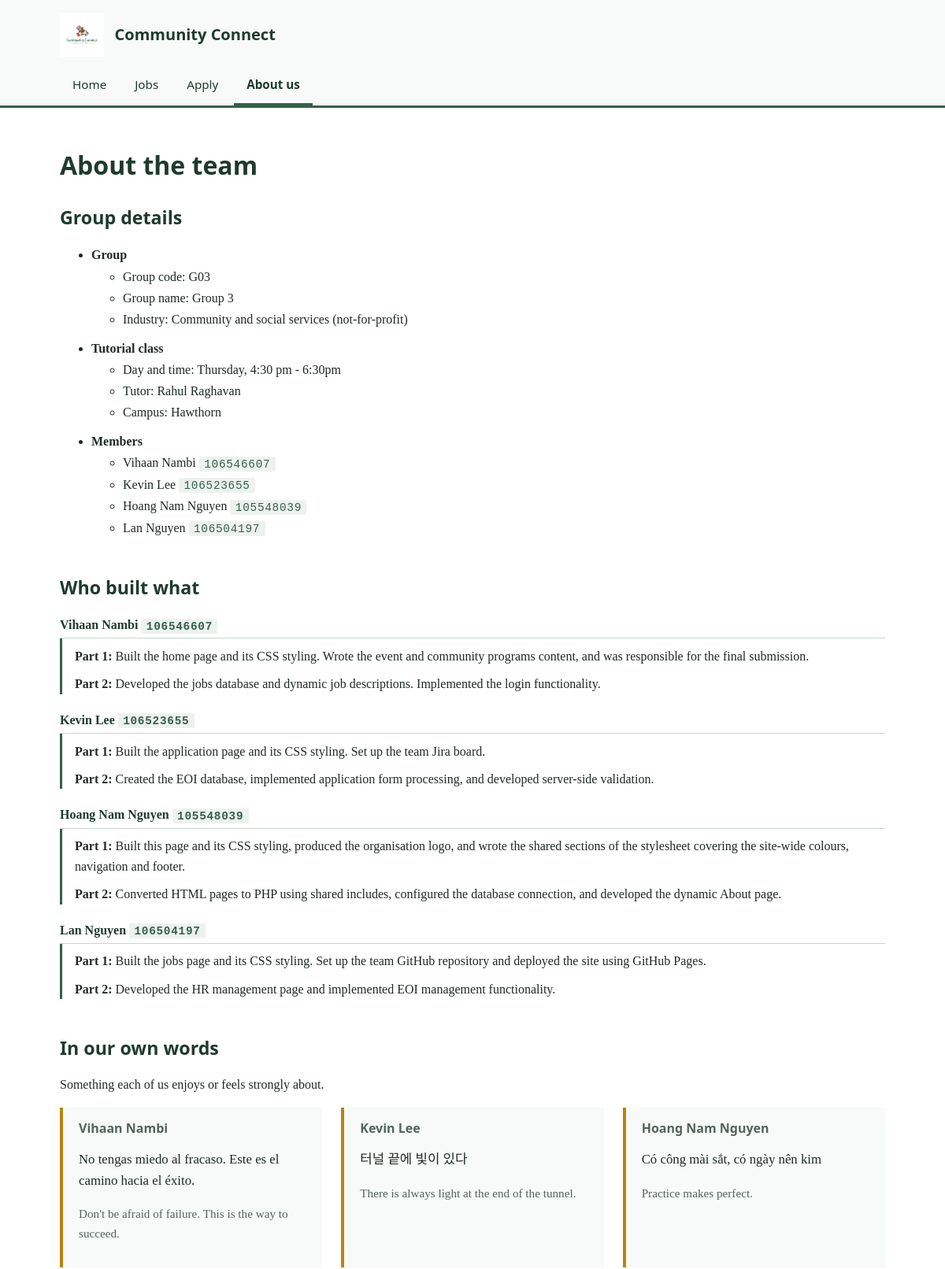
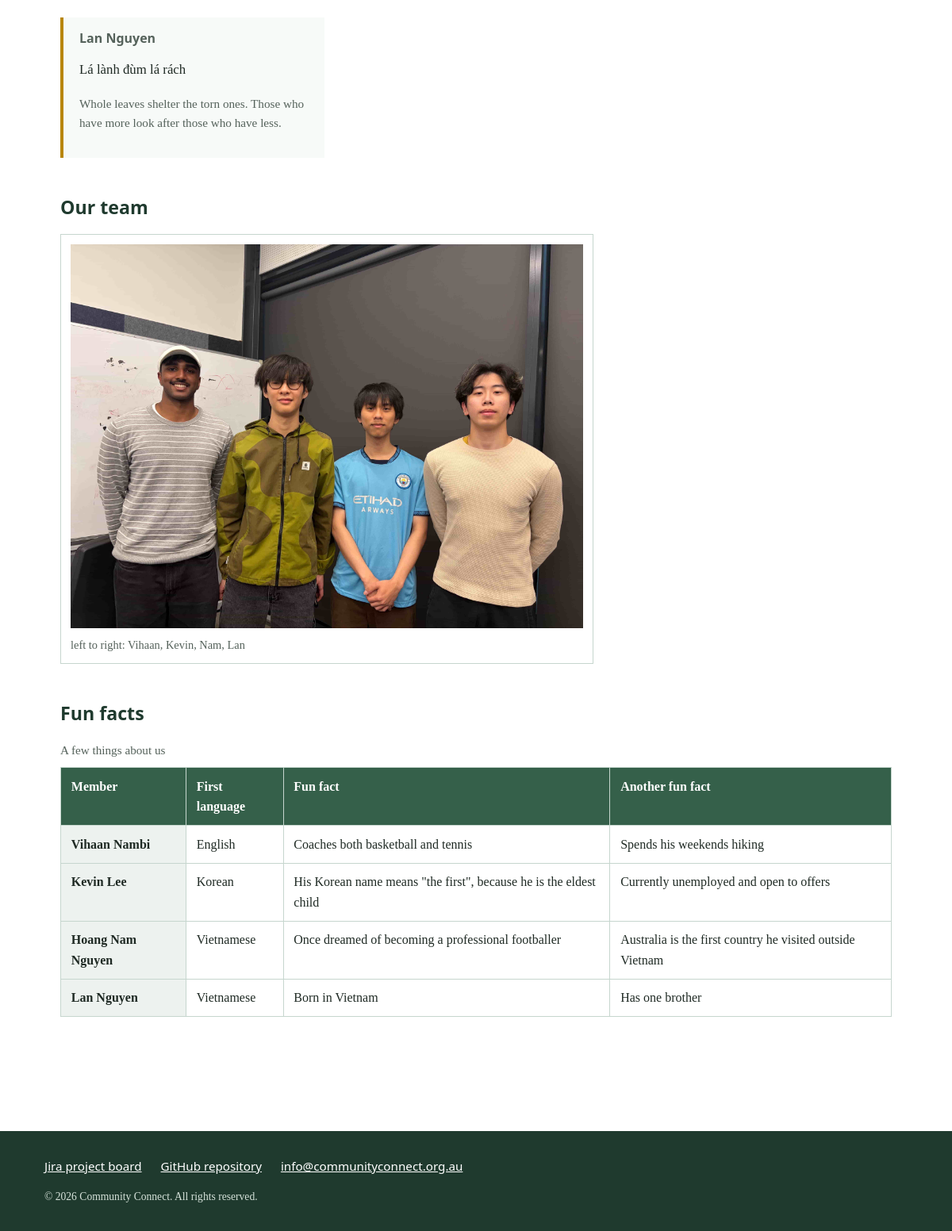
Page /about.php on the committed database (2 pictures, top to bottom).
### tables this page shows
CREATE TABLE IF NOT EXISTS `about_info` (
    `id` INT AUTO_INCREMENT PRIMARY KEY,
    `group_code` VARCHAR(10) NOT NULL,
    `group_name` VARCHAR(100) NOT NULL,
    `industry` VARCHAR(150) NOT NULL,
    `tutorial_time` VARCHAR(100) NOT NULL,
    `tutor` VARCHAR(100) NOT NULL,
    `campus` VARCHAR(100) NOT NULL,
    `group_photo` VARCHAR(255) NOT NULL,
    `photo_caption` VARCHAR(255) NOT NULL
);

CREATE TABLE IF NOT EXISTS `about_members` (
    `id` INT AUTO_INCREMENT PRIMARY KEY,
    `name` VARCHAR(100) NOT NULL,
    `student_id` VARCHAR(20) NOT NULL,
    `part1_contribution` TEXT NOT NULL,
    `part2_contribution` TEXT NOT NULL,
    `quote` TEXT NOT NULL,
    `quote_language` VARCHAR(10) NOT NULL,
    `quote_translation` TEXT NOT NULL,
    `first_language` VARCHAR(50) NOT NULL,
    `fun_fact1` VARCHAR(255) NOT NULL,
    `fun_fact2` VARCHAR(255) NOT NULL
);

### about.php (the view, shortened to what this page needs)
<?php
$currentPage = 'about';
require_once __DIR__ . '/settings.php';
$conn = mysqli_connect($host, $user, $password, $database);
$groupResult = mysqli_query($conn, "SELECT * FROM about_info LIMIT 1");
$group = mysqli_fetch_assoc($groupResult);
$memberResult = mysqli_query($conn, "SELECT * FROM about_members ORDER BY id");
$members = [];
while ($member = mysqli_fetch_assoc($memberResult)) {
    $members[] = $member;
}
?>
<!DOCTYPE html>
<html lang="en">
<head>
  <link rel="stylesheet" href="styles/styles.css">
</head>
<body class="page-about">
  <?php require __DIR__ . '/header.inc'; ?>
  <?php require __DIR__ . '/nav.inc'; ?>
  <main id="main-content">
    <h1>About the team</h1>
    <section aria-labelledby="group-heading">
      <h2 id="group-heading">Group details</h2>
      <ul class="group-details">
        <li>Group
          <ul>
            <li>Group code: <?php echo htmlspecialchars($group['group_code']); ?></li>
            <li>Group name: <?php echo htmlspecialchars($group['group_name']); ?></li>
            <li>Industry: <?php echo htmlspecialchars($group['industry']); ?></li>
          </ul>
        </li>
        <li>Tutorial class
          <ul>
            <li>Day and time: <?php echo htmlspecialchars($group['tutorial_time']); ?></li>
            <li>Tutor: <?php echo htmlspecialchars($group['tutor']); ?></li>
            <li>Campus: <?php echo htmlspecialchars($group['campus']); ?></li>
          </ul>
        </li>
        <li>Members
          <ul>
            <?php foreach ($members as $member) { ?>
              <li>
                <?php echo htmlspecialchars($member['name']); ?>
                <span class="student-id">
                  <?php echo htmlspecialchars($member['student_id']); ?>
                </span>
              </li>
            <?php } ?>
          </ul>
        </li>
      </ul>
    </section>
    <section aria-labelledby="contrib-heading">
      <h2 id="contrib-heading">Who built what</h2>
      <dl class="contributions">
        <?php foreach ($members as $member) { ?>
          <dt>
            <?php echo htmlspecialchars($member['name']); ?>
            <span class="student-id">
              <?php echo htmlspecialchars($member['student_id']); ?>
            </span>
          </dt>
          <dd>
            <strong>Part 1:</strong>
            <?php echo htmlspecialchars($member['part1_contribution']); ?>
          </dd>
          <dd>
            <strong>Part 2:</strong>
            <?php echo htmlspecialchars($member['part2_contribution']); ?>
          </dd>
        <?php } ?>
      </dl>
    </section>
    <section aria-labelledby="quotes-heading">
      <h2 id="quotes-heading">In our own words</h2>
      <p>Something each of us enjoys or feels strongly about.</p>
      <div class="quote-grid">
        <?php foreach ($members as $member) { ?>
          <article class="quote-card">
            <h3><?php echo htmlspecialchars($member['name']); ?></h3>
            <blockquote lang="<?php echo htmlspecialchars($member['quote_language']); ?>">
              <p><?php echo htmlspecialchars($member['quote']); ?></p>
            </blockquote>
            <p class="translation" lang="en">
              <?php echo htmlspecialchars($member['quote_translation']); ?>
            </p>
          </article>
        <?php } ?>
      </div>
    </section>
    <section aria-labelledby="photo-heading">
      <h2 id="photo-heading">Our team</h2>
      <figure class="group-figure">
        <img src="<?php echo htmlspecialchars($group['group_photo']); ?>"
            alt="Picture of the four team members"
            style="max-width: 100%;">
        <figcaption>
          <?php echo htmlspecialchars($group['photo_caption']); ?>
        </figcaption>
      </figure>
    </section>
    <section aria-labelledby="facts-heading">
      <h2 id="facts-heading">Fun facts</h2>
      <table class="team-table">
        <caption>A few things about us</caption>
        <thead>
          <tr>
            <th scope="col">Member</th>
            <th scope="col">First language</th>
            <th scope="col">Fun fact</th>
            <th scope="col">Another fun fact</th>
          </tr>
        </thead>
        <tbody>
          <?php foreach ($members as $member) { ?>
            <tr>
              <th scope="row">
                <?php echo htmlspecialchars($member['name']); ?>
              </th>
              <td>
                <?php echo htmlspecialchars($member['first_language']); ?>
              </td>
              <td>
                <?php echo htmlspecialchars($member['fun_fact1']); ?>
              </td>
              <td>
                <?php echo htmlspecialchars($member['fun_fact2']); ?>
              </td>
            </tr>
          <?php } ?>
        </tbody>
      </table>
    </section>
  </main>
  <?php require __DIR__ . '/footer.inc'; ?>
</body>
</html>

### header.inc
<header class="site-header">
    <a class="brand" href="index.php">
        <img src="images/logo.png"
             alt="Community Connect logo"
             height="56">
        <span class="brand-name">Community Connect</span>
    </a>

### nav.inc
<nav class="site-nav" aria-label="Main navigation">
    <ul>
        <li>
            <a href="index.php"
               <?php if ($currentPage === 'index') echo 'aria-current="page"'; ?>>
                Home
            </a>
        </li>
        <li>
            <a href="jobs.php"
               <?php if ($currentPage === 'jobs') echo 'aria-current="page"'; ?>>
                Jobs
            </a>
        </li>
        <li>
            <a href="apply.php"
               <?php if ($currentPage === 'apply') echo 'aria-current="page"'; ?>>
                Apply
            </a>
        </li>
        <li>
            <a href="about.php"
               <?php if ($currentPage === 'about') echo 'aria-current="page"'; ?>>
                About us
            </a>
        </li>
    </ul>
</nav>
</header>

### footer.inc (shortened to what this page needs)
<footer class="site-footer">
    <ul class="footer-links">
        <li>
            <a href="https://student-team-jgdgr2kt.atlassian.net/jira/software/projects/G03/boards/35">
                Jira project board
            </a>
        </li>
        <li>
            <a href="https://github.com/thehonouredgooner/G03-Community-and-Social-Services-Organisation">
                GitHub repository
            </a>
        </li>
        <li>
            <a href="mailto:info@communityconnect.org.au">
                info@communityconnect.org.au
            </a>
        </li>
    </ul>
    <p class="copyright">
        &copy; 2026 Community Connect. All rights reserved.
    </p>
</footer>

### styles/styles.css (style rules this page uses)
* { box-sizing: border-box; }
body { margin: 0; font-family: Georgia, "Times New Roman", serif; line-height: 1.6; color: #1F2A24; background-color: #FFFFFF; }
h1, h2, h3 { font-family: "Segoe UI", Tahoma, Verdana, sans-serif; line-height: 1.25; color: #1F3A2E; }
h1 { font-size: 2rem; margin-bottom: 0.75rem; }
h2 { font-size: 1.45rem; margin-top: 2rem; }
h3 { font-size: 1.1rem; margin-top: 1.4rem; }
p { max-width: 66ch; }
a { color: #35604A; }
img { max-width: 100%; height: auto; }
main { max-width: 68rem; margin: 0 auto; padding: 2rem 1.25rem 3rem; }
table { border-collapse: collapse; width: 100%; }
th, td { padding: 0.65rem 0.8rem; border: 1px solid #C6D6CE; text-align: left; vertical-align: top; }
thead th { background-color: #35604A; color: #FFFFFF; }
caption { text-align: left; font-size: 0.95rem; color: #55625B; padding-bottom: 0.6rem; }
.site-header { border-bottom: 3px solid #35604A; background-color: #F7FAF8; }
.brand { display: flex; align-items: center; gap: 0.85rem; max-width: 68rem; margin: 0 auto; padding: 1rem 1.25rem 0.75rem; text-decoration: none; }
.brand img { height: 56px; width: auto; }
.brand-name { font-family: "Segoe UI", Tahoma, Verdana, sans-serif; font-size: 1.25rem; font-weight: 600; color: #1F3A2E; }
.site-nav { max-width: 68rem; margin: 0 auto; padding: 0 1.25rem; }
.site-nav ul { display: flex; flex-wrap: wrap; gap: 0.25rem; list-style: none; margin: 0; padding: 0; }
.site-nav a { display: block; padding: 0.7rem 1rem; font-family: "Segoe UI", Tahoma, Verdana, sans-serif; font-size: 0.95rem; text-decoration: none; color: #1F3A2E; border-bottom: 3px solid transparent; }
.site-nav a[aria-current="page"] { font-weight: 600; border-bottom-color: #35604A; }
.site-footer { margin-top: 3rem; padding: 2rem 1.25rem; background-color: #1F3A2E; color: #FFFFFF; }
.site-footer a { color: #FFFFFF; }
.footer-links { display: flex; flex-wrap: wrap; gap: 1.5rem; list-style: none; max-width: 68rem; margin: 0 auto 1rem; padding: 0; font-family: "Segoe UI", Tahoma, Verdana, sans-serif; font-size: 0.95rem; }
.copyright { max-width: 68rem; margin: 0 auto; font-size: 0.85rem; color: #D6E2DA; }
.page-about section { margin-bottom: 3rem; }
.page-about .group-details { line-height: 1.7; }
.page-about .group-details > li { font-weight: 600; margin-bottom: 0.6rem; }
.page-about .group-details ul li { font-weight: 400; }
.page-about .student-id { font-family: "Courier New", monospace; font-size: 0.9em; letter-spacing: 0.05em; color: #35604A; background-color: #EDF2EF; padding: 0.1rem 0.4rem; border-radius: 2px; }
.page-about .contributions dt { font-weight: 600; color: #1F3A2E; margin-top: 1.25rem; padding-bottom: 0.2rem; border-bottom: 1px solid #C6D6CE; }
.page-about .contributions dd { margin-left: 0; padding: 0.6rem 0 0 1rem; border-left: 3px solid #35604A; line-height: 1.6; }
.page-about .quote-card { padding: 1rem 1.25rem; background-color: #F7FAF8; border-left: 4px solid #B8860B; }
.page-about .quote-card h3 { margin-top: 0; font-size: 1rem; color: #55625B; }
.page-about .group-figure { margin: 0; max-width: 42rem; padding: 0.75rem; background-color: #FFFFFF; border: 1px solid #C6D6CE; }
.page-about .group-figure img { display: block; }
.page-about .group-figure figcaption { margin-top: 0.65rem; font-size: 0.9rem; line-height: 1.5; color: #55625B; }
.page-about .team-table tbody th { background-color: #EDF2EF; font-weight: 600; }

### about.php (style rules this page uses)
.page-about .quote-grid { display: grid; grid-template-columns: repeat(auto-fit, minmax(260px, 1fr)); gap: 1.5rem; }
.page-about .quote-card blockquote { margin: 0; font-size: 1.05rem; }
.page-about .translation { color: #55625B; font-size: 0.95rem; }

### rows in the picture
about_info: group_code "G03", group_name "Group 3", industry "Community and social services (not-for-profit)", tutorial_time "Thursday, 4:30 pm - 6:30pm", tutor "Rahul Raghavan", campus "Hawthorn", group_photo (picture), photo_caption "left to right: Vihaan, Kevin, Nam, Lan"
about_members: name "Vihaan Nambi", student "106546607", part1_contribution "Built the home page and its CSS styling. Wrote the event and community programs content, and was responsible for the final submission.", part2_contribution "Developed the jobs database and dynamic job descriptions. Implemented the login functionality.", quote "No tengas miedo al fracaso. Este es el camino hacia el éxito.", quote_translation "Don't be afraid of failure. This is the way to succeed.", first_language "English", fun_fact1 "Coaches both basketball and tennis", fun_fact2 "Spends his weekends hiking"
about_members: name "Kevin Lee", student "106523655", part1_contribution "Built the application page and its CSS styling. Set up the team Jira board.", part2_contribution "Created the EOI database, implemented application form processing, and developed server-side validation.", quote "터널 끝에 빛이 있다", quote_translation "There is always light at the end of the tunnel.", first_language "Korean", fun_fact1 "His Korean name means \"the first\", because he is the eldest child", fun_fact2 "Currently unemployed and open to offers"
about_members: name "Hoang Nam Nguyen", student "105548039", part1_contribution "Built this page and its CSS styling, produced the organisation logo, and wrote the shared sections of the stylesheet covering the site-wide colours, navigation and footer.", part2_contribution "Converted HTML pages to PHP using shared includes, configured the database connection, and developed the dynamic About page.", quote "Có công mài sắt, có ngày nên kim", quote_translation "Practice makes perfect.", first_language "Vietnamese", fun_fact1 "Once dreamed of becoming a professional footballer", fun_fact2 "Australia is the first country he visited outside Vietnam"
about_members: name "Lan Nguyen", student "106504197", part1_contribution "Built the jobs page and its CSS styling. Set up the team GitHub repository and deployed the site using GitHub Pages.", part2_contribution "Developed the HR management page and implemented EOI management functionality.", quote "Lá lành đùm lá rách", quote_translation "Whole leaves shelter the torn ones. Those who have more look after those who have less.", first_language "Vietnamese", fun_fact1 "Born in Vietnam", fun_fact2 "Has one brother"
